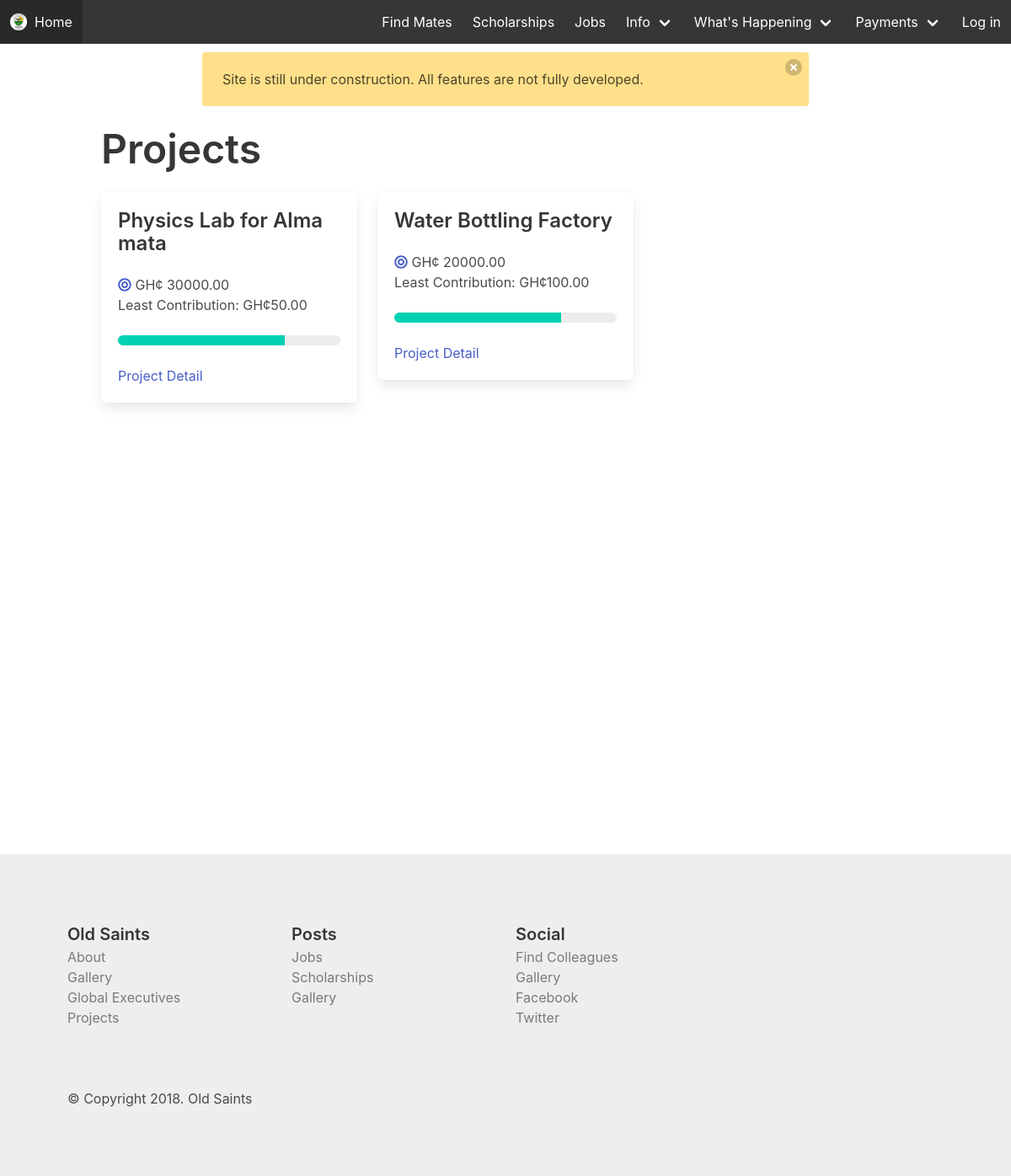
/projects/, run on the app's committed database.
### web/models.py (models this page shows, shortened)
class Project(models.Model):
    title = models.CharField(max_length=100)
    description = models.TextField()
    target = models.DecimalField(decimal_places=2, max_digits=10)
    payment_deadline = models.DateField()
    least_contribution = models.DecimalField(decimal_places=2, max_digits=6)
    active = models.BooleanField(default=True)
    date_created = models.DateTimeField(auto_now_add=True)
    project_type = models.ForeignKey(ProjectType, related_name="project", on_delete=models.CASCADE)
    class Meta:
        ordering = ('-date_created', )

### web/views.py (the view)
# urls.py: url(r'^projects/$', views.projects, name="projects"),
def projects(request):
    context = {
        "projects": Project.objects.all()
    }
    return render(request, "web/projects.html", context)

### web/templates/web/projects.html (shortened to what this page needs)
{% extends "web/base.html" %}
{% block content %}
<div class="container">
    <p class="title is-1">Projects</p>
    <div class="columns is-multiline is-mobile">
        {% for post in projects %}
        <div class="column is-one-third">
            <div class="box">
                <p class="title is-4">{{post.title}}</p>
                <p><i class="fas fa-bullseye has-text-link"></i> GH¢ {{post.target}} <br>Least Contribution: GH¢{{post.least_contribution}}</p>
                <br>
                <progress class="progress is-primary is-small" value="75" max="100">75%</progress>
                <a href="{% url 'web:project_detail' post.id %}">Project Detail</a>
            </div>
        </div>
        {% endfor %}
    </div>
</div>
{% endblock content %}

### data on the page
Project: title "Physics Lab for Alma mata", target "30000.00", least_contribution "50.00"
Project: title "Water Bottling Factory", target "20000.00", least_contribution "100.00"
